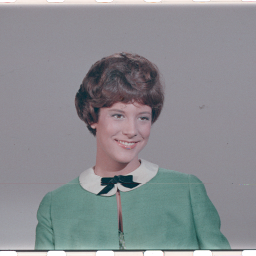
#> input picture rPi-camera/opencv/rpi/pruebas/ruido/female3.tiff, 256 x 256 px
$ python ruido4.py
#> lines starting #> are read from the running program, lines starting #| are printed output that depends on the picture
import numpy as np
import cv2
import matplotlib.pyplot as plt

img = cv2.imread('female3.tiff', 0)
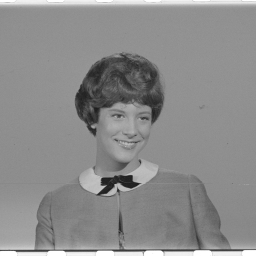
#> img: shape (256, 256); min 28, max 255, mean 139.7
img = img.astype(np.float32)
row, col = img.shape
#> row = 256; col = 256
rand_noise = np.random.randn(row, col)
rand_noise = rand_noise.reshape(row, col)
noisy = img + img * rand_noise
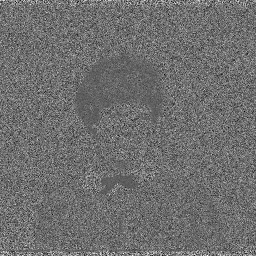
#> noisy: shape (256, 256) float64; min -523.4, max 999.5, mean 139.2; drawn with min black and max white
print(abs(noisy - img))
#> (printed output is left out)
plt.imshow(noisy, cmap='gray')
plt.title('Random Normal Noise')
plt.axis('off')
plt.show()

$ run again, with rPi-camera/opencv/rpi/pruebas/ruido/mandrill.tiff copied over rPi-camera/opencv/rpi/pruebas/ruido/female3.tiff
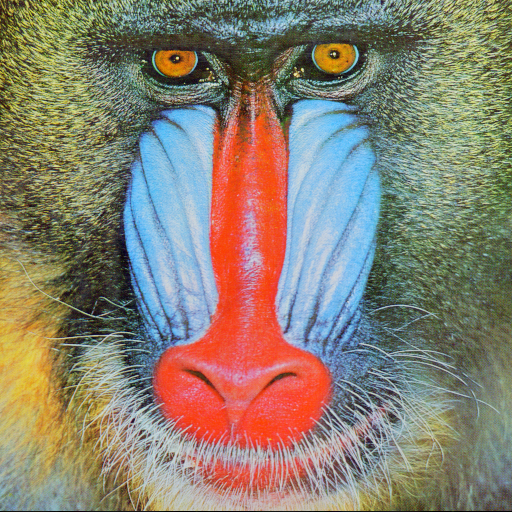
#> input picture rPi-camera/opencv/rpi/pruebas/ruido/mandrill.tiff, 512 x 512 px
#> `img = cv2.imread('female3.tiff', 0)`:
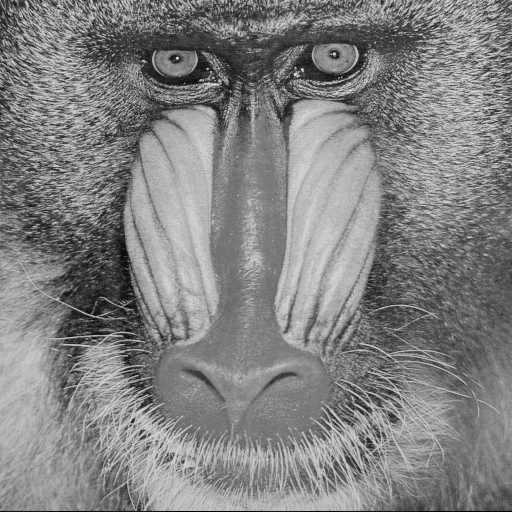
#> img: shape (512, 512); min 0, max 231, mean 129.6
#> `noisy = img + img * rand_noise`:
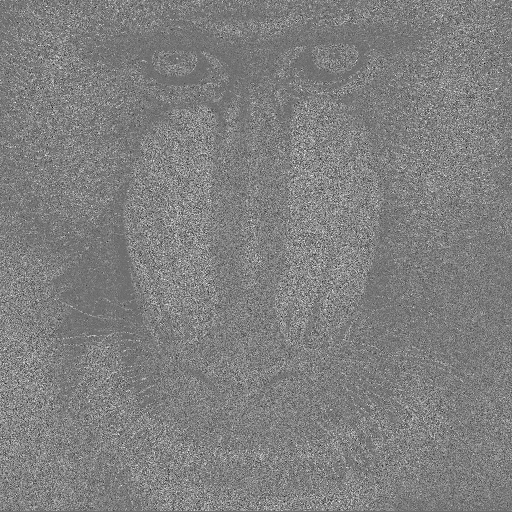
#> noisy: shape (512, 512) float64; min -678, max 929.6, mean 129.8; drawn with min black and max white
#> (printed output is left out)
